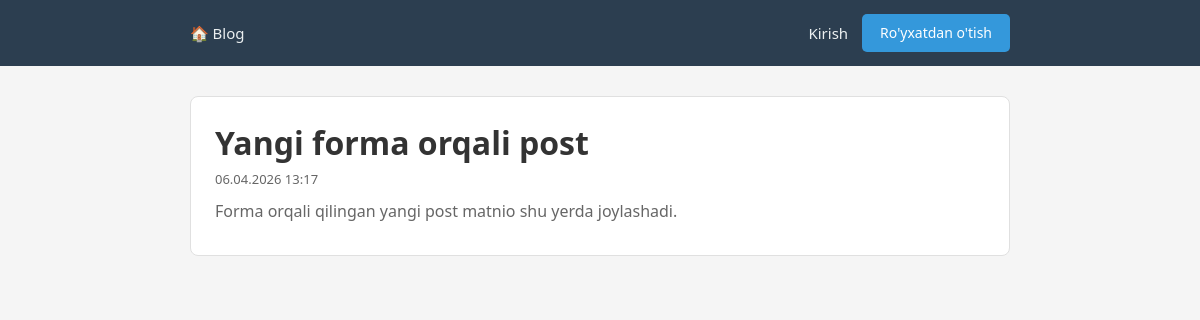
Screenshot of /posts/6/ with the database file from the repository.
### posts/models.py (models this page shows, shortened)
class Post(models.Model):
    title      = models.CharField(max_length=200)
    slug       = models.SlugField(max_length=200, unique=True, blank=True)
    content    = models.TextField()
    image      = models.ImageField(upload_to='post_images/', blank=True, null=True)
    created_at = models.DateTimeField(auto_now_add=True)
    updated_at = models.DateTimeField(auto_now=True)
    published  = models.BooleanField(default=False)
    class Meta:
        ordering = ['-created_at']

### posts/views.py (the view)
class PostDetailView(DetailView):
    model         = Post
    template_name = 'posts/detail.html'
    context_object_name = 'post'

### templates/posts/detail.html (shortened to what this page needs)
{% extends 'base.html' %}
{% block content %}
<div class="post-card">
    <h1>{{ post.title }}</h1>
    <p class="post-meta">{{ post.created_at|date:"d.m.Y H:i" }}</p>
    <p>{{ post.content }}</p>
</div>
{% endblock %}

### static/css/style.css (style rules this page uses)
* { margin: 0; padding: 0; box-sizing: border-box; }
body { font-family: 'Segoe UI', sans-serif; background: #f5f5f5; color: #333; line-height: 1.6; }
.post-card { background: white; border-radius: 8px; padding: 20px 24px; margin-bottom: 16px; border: 1px solid #e0e0e0; }
.post-card p { color: #666; margin-bottom: 10px; }
.post-meta { font-size: 13px; color: #999; }

### rows the page displays
Post: title "Yangi forma orqali post", created_at "06.04.2026 13:17", content "Forma orqali qilingan yangi post matnio shu yerda joylashadi."
